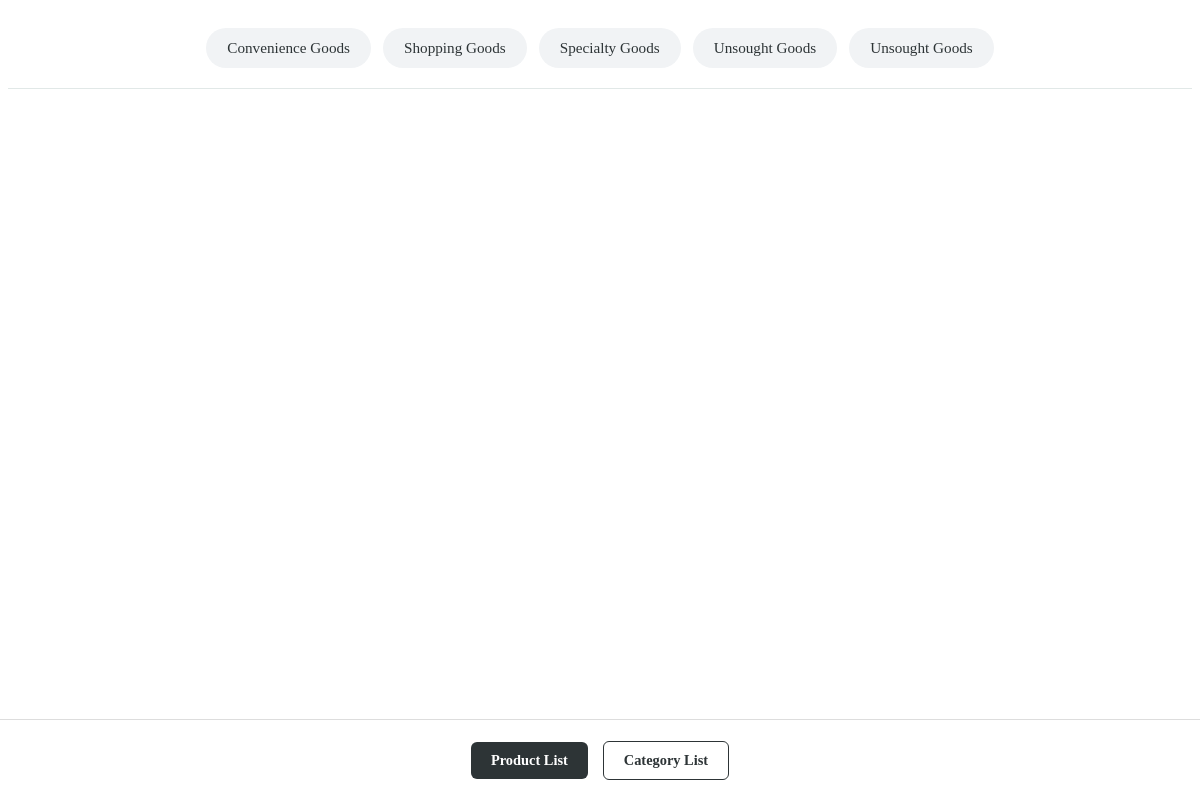
Screenshot of /api/categories/ with the database file from the repository.
### api/models.py (models this page shows)
class Category(models.Model):
    name = models.CharField(max_length=255)

### api/views.py (the view)
# urls.py: path('categories/', views.categoriesList, name='categories_list'),
def categoriesList(request):
    categories = Category.objects.all()
    return render(request, 'api/categories_list.html', {'categories': categories})

### api/templates/api/categories_list.html (shortened to what this page needs)
{% extends 'api/layout.html' %}
{% load static %}
{% block cssStyles %}
    <link rel="stylesheet" href="{% static 'api/css/categories_list.css' %}">
{% endblock %}
{% block content %}
    <nav class="category-container">
        {% for category in categories %}
            <a href="{% url 'category' category.pk %}"  class="category-item">
                {{ category.name }}
            </a>
        {% endfor %}
    </nav>
{% endblock %}

### api/static/api/css/categories_list.css (style rules this page uses)
.category-container { display: flex; flex-wrap: wrap; gap: 12px; padding: 20px; justify-content: center; background-color: #ffffff; border-bottom: 1px solid #e1e8e7; margin-bottom: 30px; }
.category-item { text-decoration: none; color: #2d3436; background: #f1f3f5; padding: 10px 20px; border-radius: 50px; font-weight: 500; font-size: 0.95rem; transition: all 0.3s ease; border: 1px solid transparent; }

### rows the page displays
Category: name "Convenience Goods"
Category: name "Shopping Goods"
Category: name "Specialty Goods"
Category: name "Unsought Goods"
Category: name "Unsought Goods"
